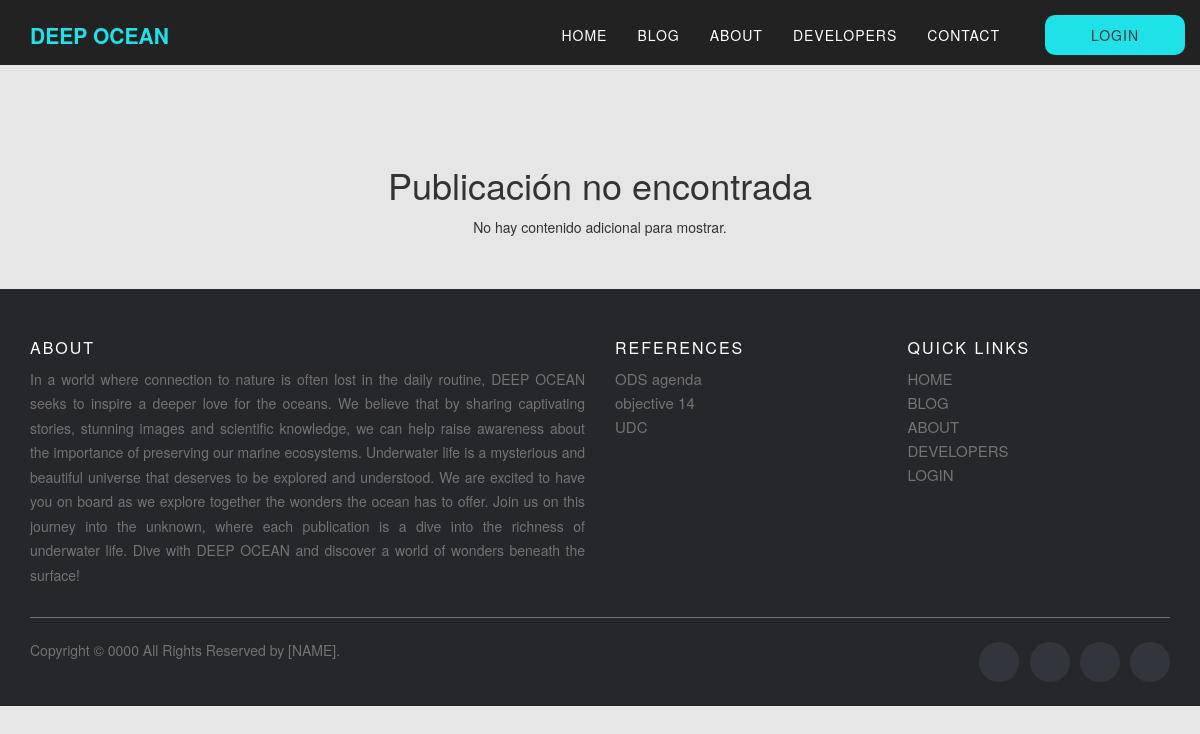
Page /post.php on the earlier database version.
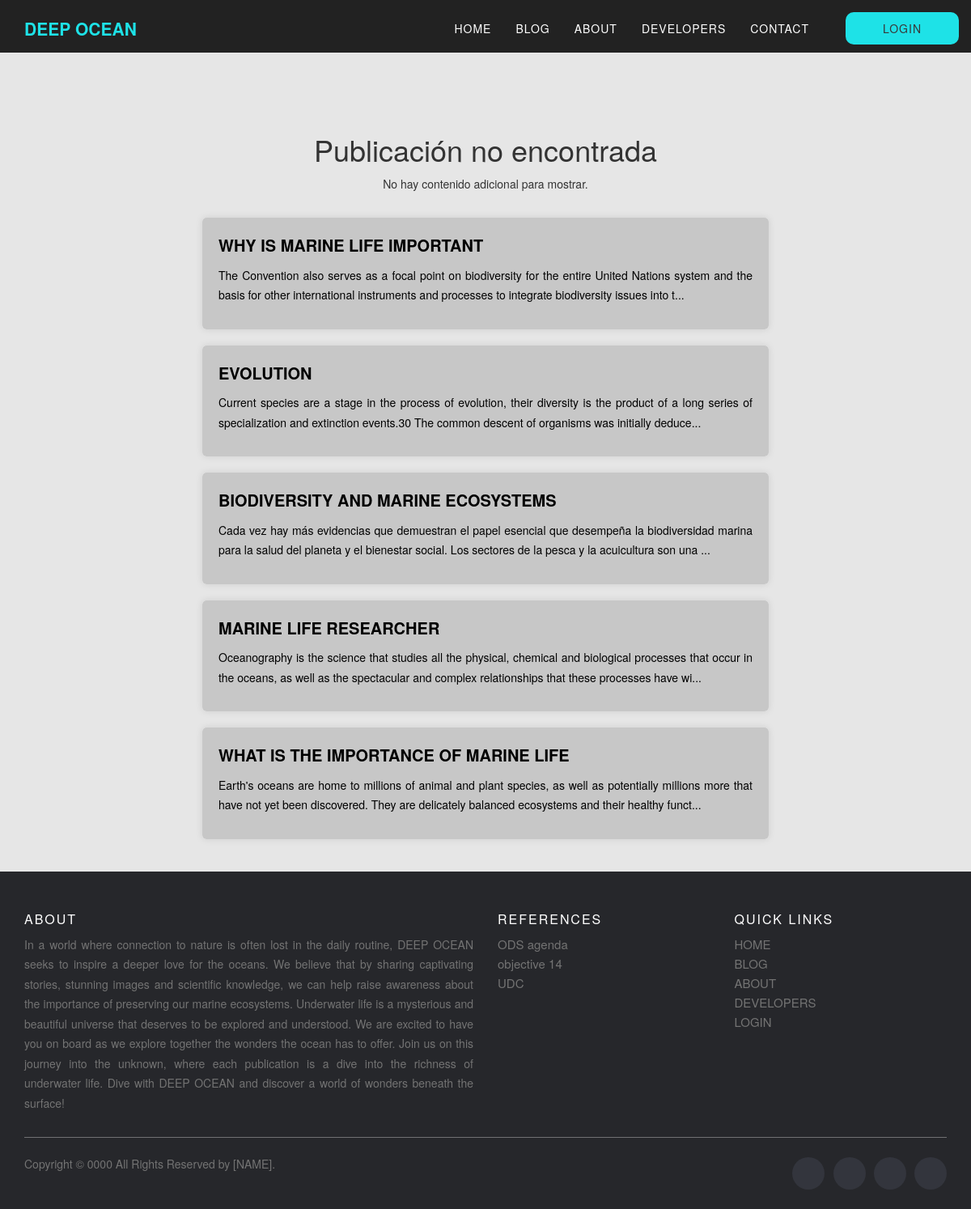
Same page on the later database version.
### tables this page shows
CREATE TABLE `texts` (
  `eCodeTexts` int(11) NOT NULL,
  `tContenidoTexts` varchar(1000) NOT NULL,
  `ePosicionTexts` int(11) NOT NULL,
  `epublicacionTexts` int(11) NOT NULL
);

CREATE TABLE `publicaciones` (
  `eCodePublicaciones` int(11) NOT NULL,
  `eUserPublicaciones` int(11) NOT NULL,
  `tTitlePublicaciones` varchar(100) NOT NULL,
  `fCreationPublicaciones` datetime NOT NULL,
  `fUpdatePublicaciones` datetime DEFAULT NULL,
  `eUpdatePublicaciones` int(11) DEFAULT NULL,
  `eCategoriaPublicaciones` int(11) NOT NULL,
  `bStatusPublicaciones` tinyint(1) NOT NULL
);

### db/conexion.php (called while the page is built)
<?php
	class Conexion
	{
        private $host;
        private $db;
        private $user;
        private $password;
        private $charset;
        public function __construct(){
            $this->host     = "localhost";
            $this->db       = "pag_pi";
            $this->user     = "root";
            $this->password = "";
            $this->charset  = "utf8mb4";
        }
        function connect(){
            try{
                $connection = "mysql:host=" . $this->host . ";dbname=". $this->db . ";charset=" . $this->charset;
                $options = [
                    PDO::ATTR_ERRMODE           => PDO::ERRMODE_EXCEPTION,
                    PDO::ATTR_EMULATE_PREPARES  => false,
                ];
                $pdo = new PDO($connection, $this->user, $this->password, $options);
                return $pdo;
            }catch(PDOException $e){
                print_r("Error connection: " . $e-> getMessage());
            }
        }
	}
?>

### db/peticiones/publicacion.php (called while the page is built, shortened)
<?php
include ("./db/conexion.php");
class Contacto extends Conexion {
    public function obtenerUltimasPublicaciones(){
        $query = $this->connect()->query("SELECT p.eCodePublicaciones, p.tTitlePublicaciones, t.tContenidoTexts
        FROM publicaciones p
        INNER JOIN texts t ON t.ePublicacionTexts = p.eCodePublicaciones
        INNER JOIN categorias c ON p.eCategoriaPublicaciones = c.eCodeCategorias
        WHERE t.ePosicionTexts = 1
        AND p.bStatusPublicaciones = 1
        AND c.bStatusCategorias = 1
        ORDER BY p.eCodePublicaciones DESC
        LIMIT 5 OFFSET 1;
        ");
        $query->execute();
        if ($query->rowCount()) {
            $count = 1;
            foreach ($query as $contenido) {
                $datos['publicacion' . $count] = [
                    'eCodePublicaciones' => $contenido['eCodePublicaciones'],
                    'tTitlePublicaciones' => $contenido['tTitlePublicaciones'],
                    'tContenidoTexts' => $contenido['tContenidoTexts']
                ];
                $count++;
            }
            return $datos;
        } else {
            return false;
        }
    }
    public function obtenerTituloPublicacion($idPost) {
        $query = $this->connect()->query("SELECT p.tTitlePublicaciones, fCreationPublicaciones, fUpdatePublicaciones, u.tNameUsuarios, u.tLastNameUsuarios
        FROM publicaciones p
        INNER JOIN usuarios u ON p.eUserPublicaciones = u.eCodeUsuarios
        WHERE eCodePublicaciones = $idPost");
        $query->execute();
        if ($query->rowCount()) {
            foreach ($query as $titulo) {
                if ($titulo['fUpdatePublicaciones'] != null) {
                    $fecha = $titulo['fUpdatePublicaciones'];
                } else {
                    $fecha = $titulo['fCreationPublicaciones'];
                }
                $datos = [
                    'titulo' => $titulo['tTitlePublicaciones'],
                    'autor' => $titulo['tNameUsuarios'] . ' ' . $titulo['tLastNameUsuarios'],
                    'fecha' => $fecha
                ];
                return $datos;
            }
        } else {
            return null;
        }
    }
}
?>

### views/publicacion.php (the view, shortened to what the changed rows need)
<div class="container-sections">
    <main>
        <section>
            <?php
                if (isset($_GET["post"])) {
                    $idPost = $_GET["post"];
                } else {
                    $idPost = -1;
                }
            ?>
            <div style="text-align: center;">
                <?php
                    if (basename($_SERVER['PHP_SELF']) == 'index.php') {
                        $titulo = $contacto->obtenerTituloUltimaPublicacion();
                    }else{
                        $titulo = $contacto->obtenerTituloPublicacion($idPost);
                    }
                    if ($titulo !== null) {
                        echo "<h1 class='title-public'>" . strtoupper(htmlspecialchars($titulo['titulo'])) . "</h1>";
                        echo "
                        <div class='heading'>
                            <p>" . htmlspecialchars($titulo['autor']) . " - " . htmlspecialchars($titulo['fecha']) . "</p>
                        </div>";
                    } else {
                        echo "<h1>Publicación no encontrada</h1>";
                    }
                ?>
            </div>
        </section>
    </main>
    <aside>
        <?php
            $publicaciones = $contacto->obtenerUltimasPublicaciones();
            if ($publicaciones != false){
                foreach ($publicaciones as $publicacion) {
                    ?>
                        <a href="<?php echo "post?post=" . $publicacion['eCodePublicaciones'] ?>" class="card">
                            <div class="card-content">
                                <span class="card-title"> <?php echo strtoupper(implode(' ', array_slice(str_word_count($publicacion['tTitlePublicaciones'], 1), 0, 10))); ?> </span>
                                <p class="card-text">
                                    <?php echo substr($publicacion['tContenidoTexts'], 0, 200) . '...'; ?>
                                </p>
                            </div>
                        </a>
                    <?php
                }
            }
        ?>
    </aside>
</div>

Differences in the rows shown:
added texts: epublicacionTexts.tTitlePublicaciones "WHY IS MARINE LIFE IMPORTANT", tContenidoTexts "The Convention also serves as a focal point on biodiversity for the entire United Nations system and the basis for other international instruments and processes to integrate biodiversity issues into t"
added texts: epublicacionTexts.tTitlePublicaciones "EVOLUTION", tContenidoTexts "Current species are a stage in the process of evolution, their diversity is the product of a long series of specialization and extinction events.30 The common descent of organisms was initially deduce"
added texts: epublicacionTexts.tTitlePublicaciones "BIODIVERSITY AND MARINE ECOSYSTEMS", tContenidoTexts "Cada vez hay más evidencias que demuestran el papel esencial que desempeña la biodiversidad marina para la salud del planeta y el bienestar social. Los sectores de la pesca y la acuicultura son una"
added texts: epublicacionTexts.tTitlePublicaciones "MARINE LIFE RESEARCHER", tContenidoTexts "Oceanography is the science that studies all the physical, chemical and biological processes that occur in the oceans, as well as the spectacular and complex relationships that these processes have wi"
added texts: epublicacionTexts.tTitlePublicaciones "WHAT IS THE IMPORTANCE OF MARINE LIFE", tContenidoTexts "Earth's oceans are home to millions of animal and plant species, as well as potentially millions more that have not yet been discovered. They are delicately balanced ecosystems and their healthy funct"
